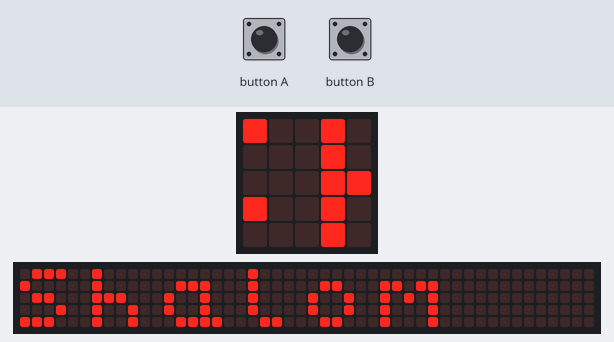
Bench run of a program on a simulated Calliope mini (MakeCode). Parts: the board's 5×5 LED display, a strip that is not on the board, showing the scrolling text unrolled. The test bench sets the inputs (shaded band). The 48×5 strip is a reading aid, not a part: it shows the text the display is scrolling, unrolled, one strip-width of it at a time.

Above: at 1.27 s.
1.3 s: button A pressed for 0.15 s
At 6.37 s:
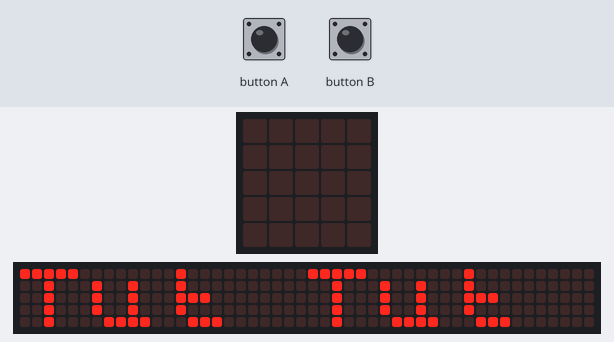
At 6.82 s:
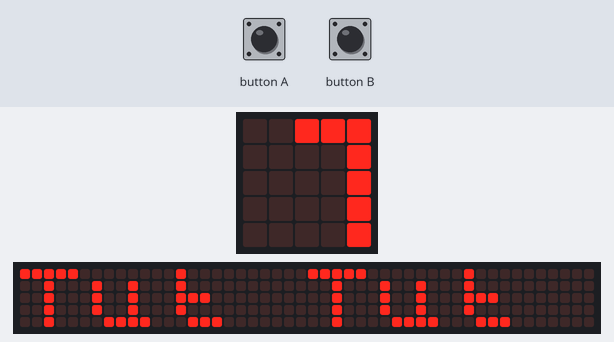
8.0 s: button B pressed for 0.15 s
At 16.05 s:
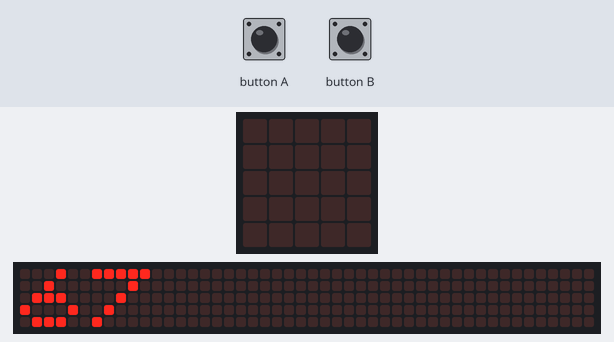

The program:

main.ts
```typescript
basic.forever(function on_forever() {
    basic.showString("Shalom")
    basic.pause(1000)
    basic.clearScreen()
    basic.pause(1000)
})
input.onButtonPressed(Button.A, function on_button_pressed_a() {
    basic.showString("Tut Tut")
})
input.onButtonPressed(Button.B, function on_button_pressed_b() {
    basic.showString("67")
})
```

test.ts
```typescript
// Hier kann man Tests durchführen; diese Datei wird nicht kompiliert, wenn dieses Paket als Erweiterung verwendet wird.
```

Measured:
- after the input at 1.3 s, the display: first differs from a run without the input after 5.0 s (image 1)
- after the input at 8.0 s, the display: first differs from a run without the input after 5.5 s (image 3)
